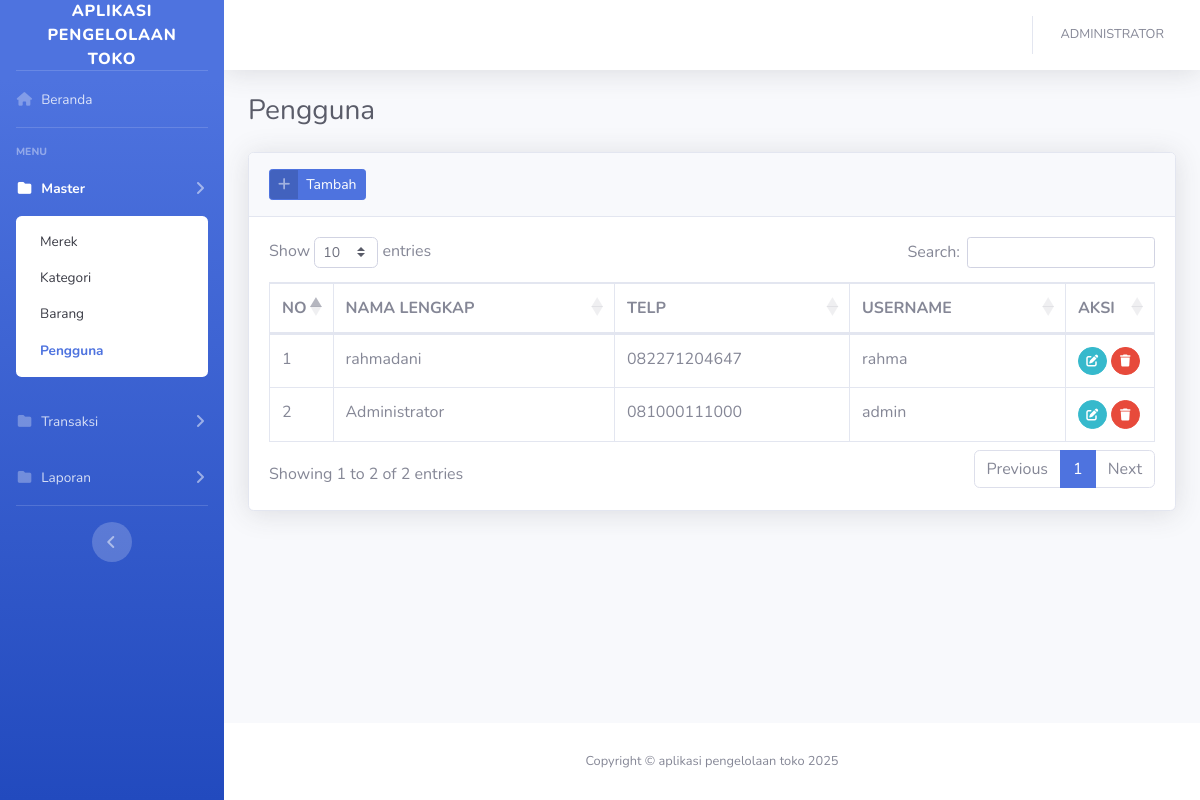
Screenshot of /?pengguna (signed in) with the database file from the repository.
### tables this page shows
CREATE TABLE `users` (
  `id_users` int(5) NOT NULL,
  `nama` varchar(50) NOT NULL,
  `no_hp` varchar(15) NOT NULL,
  `username` varchar(20) NOT NULL,
  `password` varchar(255) NOT NULL,
  `level` enum('admin') NOT NULL
);

### config/function.php (called while the page is built, shortened)
<?php
function encrypt($str) {
return base64_encode($str);
}
function base_url(){
    $base_url= ((isset($_SERVER['HTTPS']) && $_SERVER['HTTPS'] == "on") ? "https" : "http");
    $base_url.= "://".$_SERVER['HTTP_HOST'];
    $base_url.= str_replace(basename($_SERVER['SCRIPT_NAME']),"",$_SERVER['SCRIPT_NAME']);
    return $base_url;
}
?>

### views/master/pengguna.php (the view, shortened to what this page needs)
<div class="container-fluid">
    <div class="d-sm-flex align-items-center justify-content-between mb-4">
        <h1 class="h3 mb-0 text-gray-800">Pengguna</h1>
    </div>
    <div class="card shadow mb-4">
        <div class="card-header py-3">
            <a href="#" class="btn btn-primary btn-icon-split btn-sm" data-toggle="modal" data-target="#penggunaModal"
                onclick="submit('add')">
                <span class="icon text-white-50">
                    <i class="fas fa-plus"></i>
                </span>
                <span class="text">Tambah</span>
            </a>
        </div>
        <div class="card-body">
            <div class="table-responsive">
                <table class="table table-bordered table-hover" id="dataTable" width="100%" cellspacing="0">
                    <thead>
                        <tr>
                            <th width="20">NO</th>
                            <th>NAMA LENGKAP</th>
                            <th>TELP</th>
                            <th>USERNAME</th>
                            <th width="50">AKSI</th>
                        </tr>
                    </thead>
                    <tbody>
                        <?php
                        $n=1;
                        $query = mysqli_query($con,"SELECT * FROM users ORDER BY id_users DESC")or die(mysqli_error($con));
                        while($row = mysqli_fetch_array($query)):
                        ?>
                        <tr>
                            <td><?= $n++; ?></td>
                            <td><?= $row['nama']; ?></td>
                            <td><?= $row['no_hp']; ?></td>
                            <td><?= $row['username']; ?></td>
                            <td>
                                <a href="#penggunaModal" data-toggle="modal" onclick="submit(<?=$row['id_users'];?>)"
                                    class="btn btn-sm btn-circle btn-info"><i class="fas fa-edit"></i></a>
                                <a href="<?=base_url();?>/process/users.php?act=<?=encrypt('delete');?>&id=<?=encrypt($row['id_users']);?>"
                                    class="btn btn-sm btn-circle btn-danger btn-hapus"><i class="fas fa-trash"></i></a>
                            </td>
                        </tr>
                        <?php endwhile; ?>
                    </tbody>
                </table>
            </div>
        </div>
    </div>
</div>

### rows the page displays
users: nama "rahmadani", no_hp "082271204647", username "rahma"
users: nama "Administrator", no_hp "081000111000", username "admin"

### other values shown
$_SESSION['fullname'] "ADMINISTRATOR"
